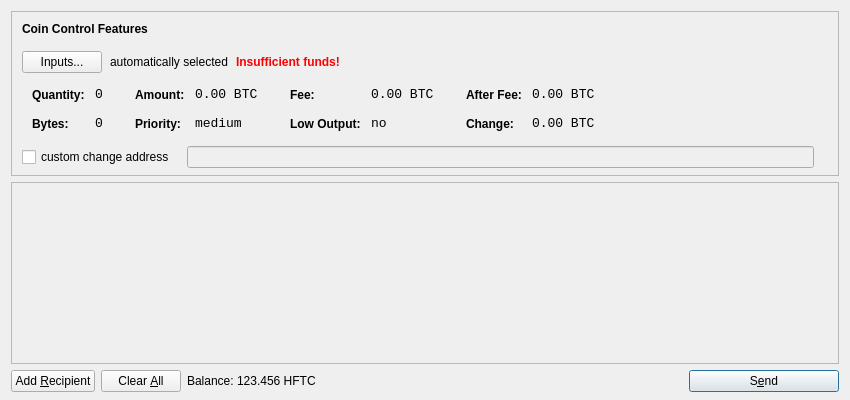
<?xml version="1.0" encoding="UTF-8"?>
<ui version="4.0">
 <class>SendCoinsDialog</class>
 <widget class="QDialog" name="SendCoinsDialog">
  <property name="geometry">
   <rect>
    <x>0</x>
    <y>0</y>
    <width>850</width>
    <height>400</height>
   </rect>
  </property>
  <property name="windowTitle">
   <string>Send Coins</string>
  </property>
  <layout class="QVBoxLayout" name="verticalLayout" stretch="0,1,0">
   <property name="bottomMargin">
    <number>8</number>
   </property>
   <item>
    <widget class="QFrame" name="frameCoinControl">
     <property name="sizePolicy">
      <sizepolicy hsizetype="Expanding" vsizetype="Expanding">
       <horstretch>0</horstretch>
       <verstretch>0</verstretch>
      </sizepolicy>
     </property>
     <property name="maximumSize">
      <size>
       <width>16777215</width>
       <height>16777215</height>
      </size>
     </property>
     <property name="frameShape">
      <enum>QFrame::StyledPanel</enum>
     </property>
     <property name="frameShadow">
      <enum>QFrame::Sunken</enum>
     </property>
     <layout class="QVBoxLayout" name="verticalLayoutCoinControl2">
      <property name="spacing">
       <number>-1</number>
      </property>
      <property name="leftMargin">
       <number>0</number>
      </property>
      <property name="topMargin">
       <number>0</number>
      </property>
      <property name="rightMargin">
       <number>0</number>
      </property>
      <property name="bottomMargin">
       <number>6</number>
      </property>
      <item>
       <layout class="QVBoxLayout" name="verticalLayoutCoinControl" stretch="0,0,0,0,1">
        <property name="spacing">
         <number>0</number>
        </property>
        <property name="leftMargin">
         <number>10</number>
        </property>
        <property name="topMargin">
         <number>10</number>
        </property>
        <item>
         <layout class="QHBoxLayout" name="horizontalLayoutCoinControl1">
          <property name="bottomMargin">
           <number>15</number>
          </property>
          <item>
           <widget class="QLabel" name="labelCoinControlFeatures">
            <property name="sizePolicy">
             <sizepolicy hsizetype="Preferred" vsizetype="Maximum">
              <horstretch>0</horstretch>
              <verstretch>0</verstretch>
             </sizepolicy>
            </property>
            <property name="font">
             <font>
              <weight>75</weight>
              <bold>true</bold>
             </font>
            </property>
            <property name="styleSheet">
             <string notr="true">font-weight:bold;</string>
            </property>
            <property name="text">
             <string>Coin Control Features</string>
            </property>
           </widget>
          </item>
         </layout>
        </item>
        <item>
         <layout class="QHBoxLayout" name="horizontalLayoutCoinControl2" stretch="0,0,0,0">
          <property name="spacing">
           <number>8</number>
          </property>
          <property name="bottomMargin">
           <number>10</number>
          </property>
          <item>
           <widget class="QPushButton" name="pushButtonCoinControl">
            <property name="styleSheet">
             <string notr="true"/>
            </property>
            <property name="text">
             <string>Inputs...</string>
            </property>
           </widget>
          </item>
          <item>
           <widget class="QLabel" name="labelCoinControlAutomaticallySelected">
            <property name="text">
             <string>automatically selected</string>
            </property>
            <property name="margin">
             <number>5</number>
            </property>
           </widget>
          </item>
          <item>
           <widget class="QLabel" name="labelCoinControlInsuffFunds">
            <property name="font">
             <font>
              <weight>75</weight>
              <bold>true</bold>
             </font>
            </property>
            <property name="styleSheet">
             <string notr="true">color:red;font-weight:bold;</string>
            </property>
            <property name="text">
             <string>Insufficient funds!</string>
            </property>
            <property name="margin">
             <number>5</number>
            </property>
           </widget>
          </item>
          <item>
           <spacer name="horizontalSpacerCoinControl">
            <property name="orientation">
             <enum>Qt::Horizontal</enum>
            </property>
            <property name="sizeHint" stdset="0">
             <size>
              <width>40</width>
              <height>1</height>
             </size>
            </property>
           </spacer>
          </item>
         </layout>
        </item>
        <item>
         <widget class="QWidget" name="widgetCoinControl" native="true">
          <property name="sizePolicy">
           <sizepolicy hsizetype="Preferred" vsizetype="Preferred">
            <horstretch>0</horstretch>
            <verstretch>0</verstretch>
           </sizepolicy>
          </property>
          <property name="minimumSize">
           <size>
            <width>0</width>
            <height>0</height>
           </size>
          </property>
          <property name="styleSheet">
           <string notr="true"/>
          </property>
          <layout class="QHBoxLayout" name="horizontalLayoutCoinControl5">
           <property name="margin">
            <number>0</number>
           </property>
           <item>
            <layout class="QHBoxLayout" name="horizontalLayoutCoinControl3" stretch="0,0,0,1">
             <property name="spacing">
              <number>20</number>
             </property>
             <property name="topMargin">
              <number>0</number>
             </property>
             <property name="bottomMargin">
              <number>10</number>
             </property>
             <item>
              <layout class="QFormLayout" name="formLayoutCoinControl1">
               <property name="horizontalSpacing">
                <number>10</number>
               </property>
               <property name="verticalSpacing">
                <number>14</number>
               </property>
               <property name="leftMargin">
                <number>10</number>
               </property>
               <property name="topMargin">
                <number>4</number>
               </property>
               <property name="rightMargin">
                <number>6</number>
               </property>
               <item row="0" column="0">
                <widget class="QLabel" name="labelCoinControlQuantityText">
                 <property name="styleSheet">
                  <string notr="true">font-weight:bold;</string>
                 </property>
                 <property name="text">
                  <string>Quantity:</string>
                 </property>
                 <property name="margin">
                  <number>0</number>
                 </property>
                </widget>
               </item>
               <item row="0" column="1">
                <widget class="QLabel" name="labelCoinControlQuantity">
                 <property name="font">
                  <font>
                   <family>Monospace</family>
                   <pointsize>10</pointsize>
                  </font>
                 </property>
                 <property name="cursor">
                  <cursorShape>IBeamCursor</cursorShape>
                 </property>
                 <property name="contextMenuPolicy">
                  <enum>Qt::ActionsContextMenu</enum>
                 </property>
                 <property name="text">
                  <string notr="true">0</string>
                 </property>
                 <property name="margin">
                  <number>0</number>
                 </property>
                 <property name="textInteractionFlags">
                  <set>Qt::LinksAccessibleByMouse|Qt::TextSelectableByKeyboard|Qt::TextSelectableByMouse</set>
                 </property>
                </widget>
               </item>
               <item row="1" column="0">
                <widget class="QLabel" name="labelCoinControlBytesText">
                 <property name="styleSheet">
                  <string notr="true">font-weight:bold;</string>
                 </property>
                 <property name="text">
                  <string>Bytes:</string>
                 </property>
                </widget>
               </item>
               <item row="1" column="1">
                <widget class="QLabel" name="labelCoinControlBytes">
                 <property name="font">
                  <font>
                   <family>Monospace</family>
                   <pointsize>10</pointsize>
                  </font>
                 </property>
                 <property name="cursor">
                  <cursorShape>IBeamCursor</cursorShape>
                 </property>
                 <property name="contextMenuPolicy">
                  <enum>Qt::ActionsContextMenu</enum>
                 </property>
                 <property name="text">
                  <string notr="true">0</string>
                 </property>
                 <property name="textInteractionFlags">
                  <set>Qt::LinksAccessibleByMouse|Qt::TextSelectableByKeyboard|Qt::TextSelectableByMouse</set>
                 </property>
                </widget>
               </item>
              </layout>
             </item>
             <item>
              <layout class="QFormLayout" name="formLayoutCoinControl2">
               <property name="horizontalSpacing">
                <number>10</number>
               </property>
               <property name="verticalSpacing">
                <number>14</number>
               </property>
               <property name="leftMargin">
                <number>6</number>
               </property>
               <property name="topMargin">
                <number>4</number>
               </property>
               <property name="rightMargin">
                <number>6</number>
               </property>
               <item row="0" column="0">
                <widget class="QLabel" name="labelCoinControlAmountText">
                 <property name="styleSheet">
                  <string notr="true">font-weight:bold;</string>
                 </property>
                 <property name="text">
                  <string>Amount:</string>
                 </property>
                 <property name="margin">
                  <number>0</number>
                 </property>
                </widget>
               </item>
               <item row="0" column="1">
                <widget class="QLabel" name="labelCoinControlAmount">
                 <property name="font">
                  <font>
                   <family>Monospace</family>
                   <pointsize>10</pointsize>
                  </font>
                 </property>
                 <property name="cursor">
                  <cursorShape>IBeamCursor</cursorShape>
                 </property>
                 <property name="contextMenuPolicy">
                  <enum>Qt::ActionsContextMenu</enum>
                 </property>
                 <property name="text">
                  <string notr="true">0.00 BTC</string>
                 </property>
                 <property name="textInteractionFlags">
                  <set>Qt::LinksAccessibleByMouse|Qt::TextSelectableByKeyboard|Qt::TextSelectableByMouse</set>
                 </property>
                </widget>
               </item>
               <item row="1" column="0">
                <widget class="QLabel" name="labelCoinControlPriorityText">
                 <property name="styleSheet">
                  <string notr="true">font-weight:bold;</string>
                 </property>
                 <property name="text">
                  <string>Priority:</string>
                 </property>
                </widget>
               </item>
               <item row="1" column="1">
                <widget class="QLabel" name="labelCoinControlPriority">
                 <property name="font">
                  <font>
                   <family>Monospace</family>
                   <pointsize>10</pointsize>
                  </font>
                 </property>
                 <property name="cursor">
                  <cursorShape>IBeamCursor</cursorShape>
                 </property>
                 <property name="contextMenuPolicy">
                  <enum>Qt::ActionsContextMenu</enum>
                 </property>
                 <property name="text">
                  <string>medium</string>
                 </property>
                 <property name="textInteractionFlags">
                  <set>Qt::LinksAccessibleByMouse|Qt::TextSelectableByKeyboard|Qt::TextSelectableByMouse</set>
                 </property>
                </widget>
               </item>
              </layout>
             </item>
             <item>
              <layout class="QFormLayout" name="formLayoutCoinControl3">
               <property name="horizontalSpacing">
                <number>10</number>
               </property>
               <property name="verticalSpacing">
                <number>14</number>
               </property>
               <property name="leftMargin">
                <number>6</number>
               </property>
               <property name="topMargin">
                <number>4</number>
               </property>
               <property name="rightMargin">
                <number>6</number>
               </property>
               <item row="0" column="0">
                <widget class="QLabel" name="labelCoinControlFeeText">
                 <property name="styleSheet">
                  <string notr="true">font-weight:bold;</string>
                 </property>
                 <property name="text">
                  <string>Fee:</string>
                 </property>
                 <property name="margin">
                  <number>0</number>
                 </property>
                </widget>
               </item>
               <item row="0" column="1">
                <widget class="QLabel" name="labelCoinControlFee">
                 <property name="font">
                  <font>
                   <family>Monospace</family>
                   <pointsize>10</pointsize>
                  </font>
                 </property>
                 <property name="cursor">
                  <cursorShape>IBeamCursor</cursorShape>
                 </property>
                 <property name="contextMenuPolicy">
                  <enum>Qt::ActionsContextMenu</enum>
                 </property>
                 <property name="text">
                  <string notr="true">0.00 BTC</string>
                 </property>
                 <property name="textInteractionFlags">
                  <set>Qt::LinksAccessibleByMouse|Qt::TextSelectableByKeyboard|Qt::TextSelectableByMouse</set>
                 </property>
                </widget>
               </item>
               <item row="1" column="0">
                <widget class="QLabel" name="labelCoinControlLowOutputText">
                 <property name="styleSheet">
                  <string notr="true">font-weight:bold;</string>
                 </property>
                 <property name="text">
                  <string>Low Output:</string>
                 </property>
                </widget>
               </item>
               <item row="1" column="1">
                <widget class="QLabel" name="labelCoinControlLowOutput">
                 <property name="font">
                  <font>
                   <family>Monospace</family>
                   <pointsize>10</pointsize>
                  </font>
                 </property>
                 <property name="cursor">
                  <cursorShape>IBeamCursor</cursorShape>
                 </property>
                 <property name="contextMenuPolicy">
                  <enum>Qt::ActionsContextMenu</enum>
                 </property>
                 <property name="text">
                  <string>no</string>
                 </property>
                 <property name="textInteractionFlags">
                  <set>Qt::LinksAccessibleByMouse|Qt::TextSelectableByKeyboard|Qt::TextSelectableByMouse</set>
                 </property>
                </widget>
               </item>
              </layout>
             </item>
             <item>
              <layout class="QFormLayout" name="formLayoutCoinControl4">
               <property name="horizontalSpacing">
                <number>10</number>
               </property>
               <property name="verticalSpacing">
                <number>14</number>
               </property>
               <property name="leftMargin">
                <number>6</number>
               </property>
               <property name="topMargin">
                <number>4</number>
               </property>
               <property name="rightMargin">
                <number>6</number>
               </property>
               <item row="0" column="0">
                <widget class="QLabel" name="labelCoinControlAfterFeeText">
                 <property name="styleSheet">
                  <string notr="true">font-weight:bold;</string>
                 </property>
                 <property name="text">
                  <string>After Fee:</string>
                 </property>
                 <property name="margin">
                  <number>0</number>
                 </property>
                </widget>
               </item>
               <item row="0" column="1">
                <widget class="QLabel" name="labelCoinControlAfterFee">
                 <property name="font">
                  <font>
                   <family>Monospace</family>
                   <pointsize>10</pointsize>
                  </font>
                 </property>
                 <property name="cursor">
                  <cursorShape>IBeamCursor</cursorShape>
                 </property>
                 <property name="contextMenuPolicy">
                  <enum>Qt::ActionsContextMenu</enum>
                 </property>
                 <property name="text">
                  <string notr="true">0.00 BTC</string>
                 </property>
                 <property name="textInteractionFlags">
                  <set>Qt::LinksAccessibleByMouse|Qt::TextSelectableByKeyboard|Qt::TextSelectableByMouse</set>
                 </property>
                </widget>
               </item>
               <item row="1" column="0">
                <widget class="QLabel" name="labelCoinControlChangeText">
                 <property name="styleSheet">
                  <string notr="true">font-weight:bold;</string>
                 </property>
                 <property name="text">
                  <string>Change:</string>
                 </property>
                </widget>
               </item>
               <item row="1" column="1">
                <widget class="QLabel" name="labelCoinControlChange">
                 <property name="font">
                  <font>
                   <family>Monospace</family>
                   <pointsize>10</pointsize>
                  </font>
                 </property>
                 <property name="cursor">
                  <cursorShape>IBeamCursor</cursorShape>
                 </property>
                 <property name="contextMenuPolicy">
                  <enum>Qt::ActionsContextMenu</enum>
                 </property>
                 <property name="text">
                  <string notr="true">0.00 BTC</string>
                 </property>
                 <property name="textInteractionFlags">
                  <set>Qt::LinksAccessibleByMouse|Qt::TextSelectableByKeyboard|Qt::TextSelectableByMouse</set>
                 </property>
                </widget>
               </item>
              </layout>
             </item>
            </layout>
           </item>
          </layout>
         </widget>
        </item>
        <item>
         <layout class="QHBoxLayout" name="horizontalLayoutCoinControl4" stretch="0,0,0">
          <property name="spacing">
           <number>12</number>
          </property>
          <property name="sizeConstraint">
           <enum>QLayout::SetDefaultConstraint</enum>
          </property>
          <property name="topMargin">
           <number>5</number>
          </property>
          <property name="rightMargin">
           <number>5</number>
          </property>
          <item>
           <widget class="QCheckBox" name="checkBoxCoinControlChange">
            <property name="text">
             <string>custom change address</string>
            </property>
           </widget>
          </item>
          <item>
           <widget class="QLineEdit" name="lineEditCoinControlChange">
            <property name="enabled">
             <bool>false</bool>
            </property>
            <property name="sizePolicy">
             <sizepolicy hsizetype="Expanding" vsizetype="Fixed">
              <horstretch>0</horstretch>
              <verstretch>0</verstretch>
             </sizepolicy>
            </property>
           </widget>
          </item>
          <item>
           <widget class="QLabel" name="labelCoinControlChangeLabel">
            <property name="sizePolicy">
             <sizepolicy hsizetype="Preferred" vsizetype="Expanding">
              <horstretch>0</horstretch>
              <verstretch>0</verstretch>
             </sizepolicy>
            </property>
            <property name="minimumSize">
             <size>
              <width>0</width>
              <height>0</height>
             </size>
            </property>
            <property name="text">
             <string/>
            </property>
            <property name="margin">
             <number>3</number>
            </property>
           </widget>
          </item>
         </layout>
        </item>
        <item>
         <spacer name="verticalSpacerCoinControl">
          <property name="orientation">
           <enum>Qt::Vertical</enum>
          </property>
          <property name="sizeHint" stdset="0">
           <size>
            <width>800</width>
            <height>1</height>
           </size>
          </property>
         </spacer>
        </item>
       </layout>
      </item>
     </layout>
    </widget>
   </item>
   <item>
    <widget class="QScrollArea" name="scrollArea">
     <property name="widgetResizable">
      <bool>true</bool>
     </property>
     <widget class="QWidget" name="scrollAreaWidgetContents">
      <property name="geometry">
       <rect>
        <x>0</x>
        <y>0</y>
        <width>830</width>
        <height>165</height>
       </rect>
      </property>
      <layout class="QVBoxLayout" name="verticalLayout_2">
       <property name="margin">
        <number>0</number>
       </property>
       <item>
        <layout class="QVBoxLayout" name="entries">
         <property name="spacing">
          <number>6</number>
         </property>
        </layout>
       </item>
       <item>
        <spacer name="verticalSpacer">
         <property name="orientation">
          <enum>Qt::Vertical</enum>
         </property>
         <property name="sizeHint" stdset="0">
          <size>
           <width>20</width>
           <height>40</height>
          </size>
         </property>
        </spacer>
       </item>
      </layout>
     </widget>
    </widget>
   </item>
   <item>
    <layout class="QHBoxLayout" name="horizontalLayout">
     <item>
      <widget class="QPushButton" name="addButton">
       <property name="toolTip">
        <string>Send to multiple recipients at once</string>
       </property>
       <property name="text">
        <string>Add &amp;Recipient</string>
       </property>
       <property name="icon">
        <iconset resource="../bitcoin.qrc">
         <normaloff>:/icons/add</normaloff>:/icons/add</iconset>
       </property>
       <property name="autoDefault">
        <bool>false</bool>
       </property>
      </widget>
     </item>
     <item>
      <widget class="QPushButton" name="clearButton">
       <property name="sizePolicy">
        <sizepolicy hsizetype="Minimum" vsizetype="Fixed">
         <horstretch>0</horstretch>
         <verstretch>0</verstretch>
        </sizepolicy>
       </property>
       <property name="toolTip">
        <string>Remove all transaction fields</string>
       </property>
       <property name="text">
        <string>Clear &amp;All</string>
       </property>
       <property name="icon">
        <iconset resource="../bitcoin.qrc">
         <normaloff>:/icons/remove</normaloff>:/icons/remove</iconset>
       </property>
       <property name="autoRepeatDelay">
        <number>300</number>
       </property>
       <property name="autoDefault">
        <bool>false</bool>
       </property>
      </widget>
     </item>
     <item>
      <layout class="QHBoxLayout" name="horizontalLayout_2">
       <property name="spacing">
        <number>3</number>
       </property>
       <item>
        <widget class="QLabel" name="label">
         <property name="text">
          <string>Balance:</string>
         </property>
        </widget>
       </item>
       <item>
        <widget class="QLabel" name="labelBalance">
         <property name="cursor">
          <cursorShape>IBeamCursor</cursorShape>
         </property>
         <property name="text">
          <string>123.456 HFTC</string>
         </property>
         <property name="textInteractionFlags">
          <set>Qt::LinksAccessibleByMouse|Qt::TextSelectableByKeyboard|Qt::TextSelectableByMouse</set>
         </property>
        </widget>
       </item>
      </layout>
     </item>
     <item>
      <spacer name="horizontalSpacer">
       <property name="orientation">
        <enum>Qt::Horizontal</enum>
       </property>
       <property name="sizeHint" stdset="0">
        <size>
         <width>40</width>
         <height>20</height>
        </size>
       </property>
      </spacer>
     </item>
     <item>
      <widget class="QPushButton" name="sendButton">
       <property name="minimumSize">
        <size>
         <width>150</width>
         <height>0</height>
        </size>
       </property>
       <property name="toolTip">
        <string>Confirm the send action</string>
       </property>
       <property name="text">
        <string>S&amp;end</string>
       </property>
       <property name="icon">
        <iconset resource="../bitcoin.qrc">
         <normaloff>:/icons/send</normaloff>:/icons/send</iconset>
       </property>
       <property name="default">
        <bool>true</bool>
       </property>
      </widget>
     </item>
    </layout>
   </item>
  </layout>
 </widget>
 <resources>
  <include location="../bitcoin.qrc"/>
 </resources>
 <connections/>
</ui>
